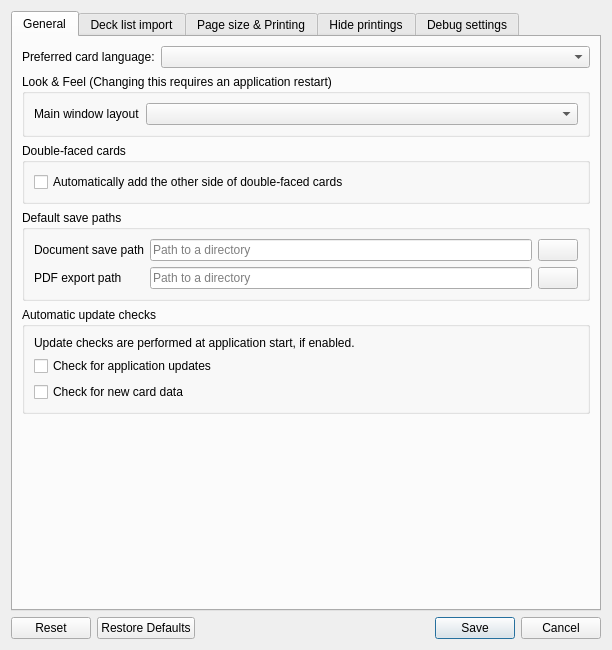
<?xml version="1.0" encoding="UTF-8"?>
<ui version="4.0">
 <class>Dialog</class>
 <widget class="QDialog" name="Dialog">
  <property name="windowModality">
   <enum>Qt::ApplicationModal</enum>
  </property>
  <property name="geometry">
   <rect>
    <x>0</x>
    <y>0</y>
    <width>612</width>
    <height>650</height>
   </rect>
  </property>
  <property name="windowTitle">
   <string>Settings</string>
  </property>
  <layout class="QVBoxLayout" name="dialog_layout">
   <item>
    <widget class="QTabWidget" name="tab_widget">
     <property name="currentIndex">
      <number>0</number>
     </property>
     <widget class="QWidget" name="tab_general">
      <attribute name="title">
       <string>General</string>
      </attribute>
      <layout class="QGridLayout" name="gridLayout">
       <item row="1" column="0">
        <widget class="QLabel" name="preferred_language_label">
         <property name="text">
          <string>Preferred card language:</string>
         </property>
         <property name="buddy">
          <cstring>preferred_language_combo_box</cstring>
         </property>
        </widget>
       </item>
       <item row="1" column="1">
        <widget class="QComboBox" name="preferred_language_combo_box">
         <property name="sizePolicy">
          <sizepolicy hsizetype="Expanding" vsizetype="Fixed">
           <horstretch>0</horstretch>
           <verstretch>0</verstretch>
          </sizepolicy>
         </property>
         <property name="toolTip">
          <string>Language choices will default to the chosen language here.

Entries use the language codes as listed on Scryfall.</string>
         </property>
        </widget>
       </item>
       <item row="2" column="0" colspan="2">
        <widget class="QGroupBox" name="look_and_feel_settings_group_box">
         <property name="title">
          <string>Look &amp;&amp; Feel (Changing this requires an application restart)</string>
         </property>
         <layout class="QGridLayout" name="gridLayout_2">
          <item row="0" column="0">
           <widget class="QLabel" name="add_card_widget_style_label">
            <property name="text">
             <string>Main window layout</string>
            </property>
            <property name="buddy">
             <cstring>add_card_widget_style_combo_box</cstring>
            </property>
           </widget>
          </item>
          <item row="0" column="1">
           <widget class="QComboBox" name="add_card_widget_style_combo_box">
            <property name="sizePolicy">
             <sizepolicy hsizetype="Expanding" vsizetype="Fixed">
              <horstretch>0</horstretch>
              <verstretch>0</verstretch>
             </sizepolicy>
            </property>
            <property name="toolTip">
             <string>Horizontal adds a wide search area above the currently edited page.
Vertical adds a tall search area between the page list and the currently edited page.</string>
            </property>
           </widget>
          </item>
         </layout>
        </widget>
       </item>
       <item row="3" column="0" colspan="2">
        <widget class="QGroupBox" name="double_faced_cards_group_box">
         <property name="title">
          <string>Double-faced cards</string>
         </property>
         <layout class="QVBoxLayout" name="verticalLayout_5">
          <item>
           <widget class="QCheckBox" name="automatically_add_opposing_faces">
            <property name="toolTip">
             <string>When adding double-faced cards, automatically add the same number of copies of the other side.
Uses the appropriate, matching other card side.
Uncheck to disable this automatism.</string>
            </property>
            <property name="text">
             <string>Automatically add the other side of double-faced cards</string>
            </property>
           </widget>
          </item>
         </layout>
        </widget>
       </item>
       <item row="4" column="0" colspan="2">
        <widget class="QGroupBox" name="default_paths_group_box">
         <property name="toolTip">
          <string>These paths are selected by default when browsing the file system for files</string>
         </property>
         <property name="title">
          <string>Default save paths</string>
         </property>
         <layout class="QGridLayout" name="gridLayout_4">
          <item row="1" column="1">
           <widget class="QLineEdit" name="pdf_save_path">
            <property name="toolTip">
             <string>If set, use this as the default location for saving exported PDF documents.</string>
            </property>
            <property name="inputMethodHints">
             <set>Qt::ImhNoAutoUppercase</set>
            </property>
            <property name="placeholderText">
             <string>Path to a directory</string>
            </property>
            <property name="clearButtonEnabled">
             <bool>true</bool>
            </property>
           </widget>
          </item>
          <item row="0" column="1">
           <widget class="QLineEdit" name="document_save_path">
            <property name="toolTip">
             <string>If set, use this as the default location for saving documents.</string>
            </property>
            <property name="inputMethodHints">
             <set>Qt::ImhNoAutoUppercase</set>
            </property>
            <property name="placeholderText">
             <string>Path to a directory</string>
            </property>
            <property name="clearButtonEnabled">
             <bool>true</bool>
            </property>
           </widget>
          </item>
          <item row="1" column="2">
           <widget class="QPushButton" name="pdf_save_path_browse_button">
            <property name="toolTip">
             <string>Browse…</string>
            </property>
            <property name="text">
             <string/>
            </property>
            <property name="icon">
             <iconset theme="document-open"/>
            </property>
           </widget>
          </item>
          <item row="0" column="0">
           <widget class="QLabel" name="document_save_path_label">
            <property name="text">
             <string>Document save path</string>
            </property>
            <property name="buddy">
             <cstring>document_save_path</cstring>
            </property>
           </widget>
          </item>
          <item row="1" column="0">
           <widget class="QLabel" name="pdf_save_path_label">
            <property name="text">
             <string>PDF export path</string>
            </property>
            <property name="buddy">
             <cstring>pdf_save_path</cstring>
            </property>
           </widget>
          </item>
          <item row="0" column="2">
           <widget class="QPushButton" name="document_save_path_browse_button">
            <property name="toolTip">
             <string>Browse…</string>
            </property>
            <property name="text">
             <string/>
            </property>
            <property name="icon">
             <iconset theme="document-open"/>
            </property>
           </widget>
          </item>
         </layout>
        </widget>
       </item>
       <item row="5" column="0" colspan="2">
        <widget class="QGroupBox" name="update_check_group_box">
         <property name="toolTip">
          <string/>
         </property>
         <property name="title">
          <string>Automatic update checks</string>
         </property>
         <layout class="QVBoxLayout" name="verticalLayout_9">
          <item>
           <widget class="QLabel" name="update_check_label">
            <property name="text">
             <string>Update checks are performed at application start, if enabled.</string>
            </property>
           </widget>
          </item>
          <item>
           <widget class="QCheckBox" name="check_application_updates_enabled">
            <property name="toolTip">
             <string>If enabled, check for application updates, and notify if new updates are available for installation.</string>
            </property>
            <property name="text">
             <string>Check for application updates</string>
            </property>
            <property name="tristate">
             <bool>true</bool>
            </property>
           </widget>
          </item>
          <item>
           <widget class="QCheckBox" name="check_card_data_updates_enabled">
            <property name="toolTip">
             <string>If enabled, query the Scryfall API if new cards are available. If so, offer to update the local card data.</string>
            </property>
            <property name="text">
             <string>Check for new card data</string>
            </property>
            <property name="tristate">
             <bool>true</bool>
            </property>
           </widget>
          </item>
         </layout>
        </widget>
       </item>
       <item row="6" column="0" colspan="2">
        <spacer name="verticalSpacer">
         <property name="orientation">
          <enum>Qt::Vertical</enum>
         </property>
         <property name="sizeHint" stdset="0">
          <size>
           <width>20</width>
           <height>40</height>
          </size>
         </property>
        </spacer>
       </item>
      </layout>
     </widget>
     <widget class="QWidget" name="tab_decklist_import">
      <attribute name="title">
       <string>Deck list import</string>
      </attribute>
      <layout class="QGridLayout" name="gridLayout_3">
       <item row="3" column="1">
        <widget class="QLineEdit" name="deck_list_search_path">
         <property name="toolTip">
          <string>If set, use this as the default location for loading deck lists. Your webbrowser’s download directorry is a good choice.</string>
         </property>
         <property name="inputMethodHints">
          <set>Qt::ImhNoAutoUppercase</set>
         </property>
         <property name="placeholderText">
          <string>Path to a directory</string>
         </property>
         <property name="clearButtonEnabled">
          <bool>true</bool>
         </property>
        </widget>
       </item>
       <item row="3" column="2">
        <widget class="QPushButton" name="deck_list_search_path_browse_button">
         <property name="toolTip">
          <string>Browse…</string>
         </property>
         <property name="text">
          <string/>
         </property>
         <property name="icon">
          <iconset theme="document-open"/>
         </property>
        </widget>
       </item>
       <item row="1" column="0" colspan="3">
        <widget class="QLabel" name="label">
         <property name="text">
          <string>These options control the deck list import function.</string>
         </property>
        </widget>
       </item>
       <item row="7" column="0" colspan="3">
        <spacer name="verticalSpacer_4">
         <property name="orientation">
          <enum>Qt::Vertical</enum>
         </property>
         <property name="sizeHint" stdset="0">
          <size>
           <width>20</width>
           <height>412</height>
          </size>
         </property>
        </spacer>
       </item>
       <item row="6" column="0" colspan="3">
        <widget class="QGroupBox" name="basic_land_removal_group_box">
         <property name="title">
          <string>Control the one-click basic land removal</string>
         </property>
         <layout class="QVBoxLayout" name="verticalLayout">
          <item>
           <widget class="QLabel" name="basic_land_removal_label">
            <property name="text">
             <string>These options control, if the automatic removal should also include Wastes or Snow-Covered basic lands.</string>
            </property>
            <property name="wordWrap">
             <bool>true</bool>
            </property>
           </widget>
          </item>
          <item>
           <widget class="QCheckBox" name="remove_basic_wastes_enable">
            <property name="whatsThis">
             <string>Include Wastes when removing basic lands.</string>
            </property>
            <property name="text">
             <string>Enable removal of Basic Wastes</string>
            </property>
           </widget>
          </item>
          <item>
           <widget class="QCheckBox" name="remove_snow_basics_enable">
            <property name="whatsThis">
             <string>Include Snow-Covered basic lands when removing basic lands.</string>
            </property>
            <property name="text">
             <string>Enable removal of Snow-Covered Basic lands</string>
            </property>
           </widget>
          </item>
         </layout>
        </widget>
       </item>
       <item row="3" column="0">
        <widget class="QLabel" name="deck_list_search_path_label">
         <property name="text">
          <string>Deck list search path</string>
         </property>
        </widget>
       </item>
       <item row="4" column="0" colspan="3">
        <widget class="QGroupBox" name="print_guessing_group_box">
         <property name="toolTip">
          <string>Not all deck list formats always contain complete data.
These options set the default behaviour when encountering ambiguous card</string>
         </property>
         <property name="title">
          <string>Control print guessing in ambiguous cases</string>
         </property>
         <property name="checked">
          <bool>false</bool>
         </property>
         <layout class="QGridLayout" name="gridLayout_6">
          <item row="2" column="0">
           <widget class="QCheckBox" name="print_guessing_prefer_already_downloaded">
            <property name="toolTip">
             <string>When guessing a printing, prefer printings with already downloaded images over other possible printings.</string>
            </property>
            <property name="text">
             <string>Prefer printings with already downloaded images</string>
            </property>
           </widget>
          </item>
          <item row="3" column="0">
           <widget class="QCheckBox" name="automatic_deck_list_translation_enable">
            <property name="toolTip">
             <string>Always enable automatic deck list translation when importing deck lists.
This avoids adding foreign language cards, if the deck list happens to contain some.</string>
            </property>
            <property name="text">
             <string>Enable translating imported deck lists by default</string>
            </property>
           </widget>
          </item>
          <item row="1" column="0">
           <widget class="QCheckBox" name="print_guessing_enable">
            <property name="toolTip">
             <string>Not all deck list formats always contain complete data to identify exact printings.
If enabled, choose an arbitrary printing, instead of failing to identify such cards.
With some deck list formats, this option is always enabled.</string>
            </property>
            <property name="text">
             <string>Enable print guessing by default</string>
            </property>
           </widget>
          </item>
         </layout>
        </widget>
       </item>
      </layout>
     </widget>
     <widget class="QWidget" name="tab_page_sizes">
      <attribute name="title">
       <string>Page size &amp;&amp; Printing</string>
      </attribute>
      <layout class="QGridLayout" name="tab_page_sizes_layout">
       <item row="3" column="0" colspan="2">
        <widget class="PageConfigWidget" name="page_configuration_group_box">
         <property name="title">
          <string/>
         </property>
        </widget>
       </item>
       <item row="4" column="0" colspan="2">
        <spacer name="verticalSpacer_3">
         <property name="orientation">
          <enum>Qt::Vertical</enum>
         </property>
         <property name="sizeHint" stdset="0">
          <size>
           <width>20</width>
           <height>40</height>
          </size>
         </property>
        </spacer>
       </item>
       <item row="1" column="1">
        <widget class="QSpinBox" name="pdf_page_count_limit">
         <property name="sizePolicy">
          <sizepolicy hsizetype="Expanding" vsizetype="Fixed">
           <horstretch>0</horstretch>
           <verstretch>0</verstretch>
          </sizepolicy>
         </property>
         <property name="toolTip">
          <string>Automatically split PDF documents, if they get longer than this many pages.
Set to zero to disable splitting.


When printing PDFs using a USB flash drive directly connected to the printer,
the printer may refuse to print documents exceeding some arbitrary size limit.
To work around this limitation, you can enable this option,
and limit the number of pages per PDF. If the document has more pages,
it will be exported into multiple PDF documents automatically.</string>
         </property>
         <property name="suffix">
          <string> pages</string>
         </property>
         <property name="maximum">
          <number>2000000000</number>
         </property>
        </widget>
       </item>
       <item row="1" column="0">
        <widget class="QLabel" name="pdf_page_count_limit_label">
         <property name="toolTip">
          <string>Automatically split PDF documents, if they get longer than this many pages.
Set to zero to disable splitting.


When printing PDFs using a USB flash drive directly connected to the printer,
the printer may refuse to print documents exceeding some arbitrary size limit.
To work around this limitation, you can enable this option,
and limit the number of pages per PDF. If the document has more pages,
it will be exported into multiple PDF documents automatically.</string>
         </property>
         <property name="text">
          <string>Split PDF documents longer than</string>
         </property>
         <property name="buddy">
          <cstring>pdf_page_count_limit</cstring>
         </property>
        </widget>
       </item>
      </layout>
     </widget>
     <widget class="QWidget" name="tab_card_data_download">
      <attribute name="title">
       <string>Hide printings</string>
      </attribute>
      <layout class="QVBoxLayout" name="tab_card_data_download_layout">
       <item>
        <widget class="QLabel" name="card_filter_settings_header_label">
         <property name="text">
          <string>These options allow hiding unwanted cards and printings. Hidden printings are treated as though they don’t exist. They can’t be found in the card search and are automatically replaced in loaded documents or imported deck lists, if possible. If all printings of a card are hidden, it won’t be available at all.</string>
         </property>
         <property name="wordWrap">
          <bool>true</bool>
         </property>
        </widget>
       </item>
       <item>
        <widget class="GeneralPrintingFilterWidget" name="card_filter_general_settings"/>
       </item>
       <item>
        <widget class="FormatPrintingFilterWidget" name="card_filter_format_settings"/>
       </item>
       <item>
        <spacer name="verticalSpacer_2">
         <property name="orientation">
          <enum>Qt::Vertical</enum>
         </property>
         <property name="sizeHint" stdset="0">
          <size>
           <width>20</width>
           <height>40</height>
          </size>
         </property>
        </spacer>
       </item>
      </layout>
     </widget>
     <widget class="QWidget" name="tab_debug">
      <attribute name="title">
       <string>Debug settings</string>
      </attribute>
      <layout class="QGridLayout" name="gridLayout_7">
       <item row="3" column="0" colspan="2">
        <widget class="Line" name="debug_settings_header_line">
         <property name="orientation">
          <enum>Qt::Horizontal</enum>
         </property>
        </widget>
       </item>
       <item row="2" column="0" colspan="2">
        <widget class="QLabel" name="debug_settings_headerlabel">
         <property name="text">
          <string>Debug settings (Changing these require an application restart)</string>
         </property>
        </widget>
       </item>
       <item row="9" column="0" colspan="2">
        <spacer name="verticalSpacer_5">
         <property name="orientation">
          <enum>Qt::Vertical</enum>
         </property>
         <property name="sizeHint" stdset="0">
          <size>
           <width>20</width>
           <height>40</height>
          </size>
         </property>
        </spacer>
       </item>
       <item row="6" column="0">
        <widget class="QLabel" name="log_level_label">
         <property name="text">
          <string>Event severity that gets logged to file:</string>
         </property>
         <property name="buddy">
          <cstring>log_level_combo_box</cstring>
         </property>
        </widget>
       </item>
       <item row="7" column="1">
        <widget class="QPushButton" name="open_debug_log_location">
         <property name="text">
          <string>Open debug log directory</string>
         </property>
         <property name="icon">
          <iconset theme="document-open"/>
         </property>
        </widget>
       </item>
       <item row="6" column="1">
        <widget class="QComboBox" name="log_level_combo_box">
         <property name="toolTip">
          <string>Only write events with the given severity level and higher to the log file.</string>
         </property>
        </widget>
       </item>
       <item row="4" column="0" colspan="2">
        <widget class="QCheckBox" name="enable_cutelog_integration">
         <property name="toolTip">
          <string>Cutelog is a live log event viewer that can be used to monitor events in real-time.</string>
         </property>
         <property name="whatsThis">
          <string>&lt;html&gt;&lt;head/&gt;&lt;body&gt;&lt;p&gt;See &lt;a href=&quot;https://github.com/busimus/cutelog&quot;&gt;&lt;span style=&quot; text-decoration: underline; color:#2980b9;&quot;&gt;https://github.com/busimus/cutelog&lt;/span&gt;&lt;/a&gt; for details about Cutelog.&lt;/p&gt;&lt;/body&gt;&lt;/html&gt;</string>
         </property>
         <property name="text">
          <string>Enable Cutelog integration</string>
         </property>
        </widget>
       </item>
       <item row="5" column="0">
        <widget class="QCheckBox" name="enable_write_log_file">
         <property name="text">
          <string>Enable writing a log file to disk</string>
         </property>
        </widget>
       </item>
       <item row="8" column="1">
        <widget class="QPushButton" name="debug_download_card_data_as_file">
         <property name="text">
          <string>Download card data as file</string>
         </property>
         <property name="icon">
          <iconset theme="edit-download"/>
         </property>
        </widget>
       </item>
      </layout>
     </widget>
    </widget>
   </item>
   <item>
    <widget class="QDialogButtonBox" name="button_box">
     <property name="orientation">
      <enum>Qt::Horizontal</enum>
     </property>
     <property name="standardButtons">
      <set>QDialogButtonBox::Cancel|QDialogButtonBox::Reset|QDialogButtonBox::RestoreDefaults|QDialogButtonBox::Save</set>
     </property>
    </widget>
   </item>
  </layout>
 </widget>
 <customwidgets>
  <customwidget>
   <class>PageConfigWidget</class>
   <extends>QGroupBox</extends>
   <header>mtg_proxy_printer.ui.page_config_widget</header>
   <container>1</container>
  </customwidget>
  <customwidget>
   <class>GeneralPrintingFilterWidget</class>
   <extends>QGroupBox</extends>
   <header>mtg_proxy_printer.ui.settings_window</header>
   <container>1</container>
  </customwidget>
  <customwidget>
   <class>FormatPrintingFilterWidget</class>
   <extends>QGroupBox</extends>
   <header>mtg_proxy_printer.ui.settings_window</header>
   <container>1</container>
  </customwidget>
 </customwidgets>
 <tabstops>
  <tabstop>add_card_widget_style_combo_box</tabstop>
  <tabstop>automatically_add_opposing_faces</tabstop>
  <tabstop>document_save_path</tabstop>
  <tabstop>document_save_path_browse_button</tabstop>
  <tabstop>pdf_save_path</tabstop>
  <tabstop>pdf_save_path_browse_button</tabstop>
  <tabstop>check_application_updates_enabled</tabstop>
  <tabstop>check_card_data_updates_enabled</tabstop>
  <tabstop>print_guessing_enable</tabstop>
  <tabstop>print_guessing_prefer_already_downloaded</tabstop>
  <tabstop>automatic_deck_list_translation_enable</tabstop>
  <tabstop>pdf_page_count_limit</tabstop>
 </tabstops>
 <resources/>
 <connections>
  <connection>
   <sender>button_box</sender>
   <signal>accepted()</signal>
   <receiver>Dialog</receiver>
   <slot>accept()</slot>
   <hints>
    <hint type="sourcelabel">
     <x>284</x>
     <y>643</y>
    </hint>
    <hint type="destinationlabel">
     <x>157</x>
     <y>274</y>
    </hint>
   </hints>
  </connection>
  <connection>
   <sender>button_box</sender>
   <signal>rejected()</signal>
   <receiver>Dialog</receiver>
   <slot>reject()</slot>
   <hints>
    <hint type="sourcelabel">
     <x>352</x>
     <y>643</y>
    </hint>
    <hint type="destinationlabel">
     <x>286</x>
     <y>274</y>
    </hint>
   </hints>
  </connection>
 </connections>
</ui>
